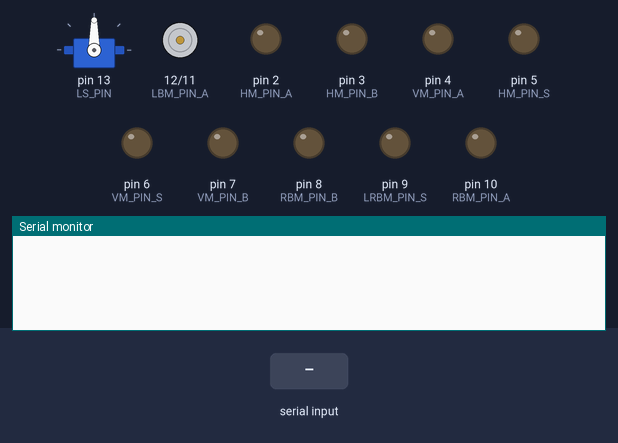
The program below on a simulated Arduino Uno, built with avr-gcc and run on an emulated ATmega328P. Shown: servo, motor-driver pin pairs drawn as motors (green arrow = first pin HIGH = forward, orange = second pin HIGH = backward, longer = more drive), output pins drawn as LEDs (lit = HIGH), the last lines printed to the serial monitor. The inputs (shaded band) are chosen by the test bench.

Above: at 1.2 s.
1.3 s: "L90\n" received over Serial
At 2.5 s:
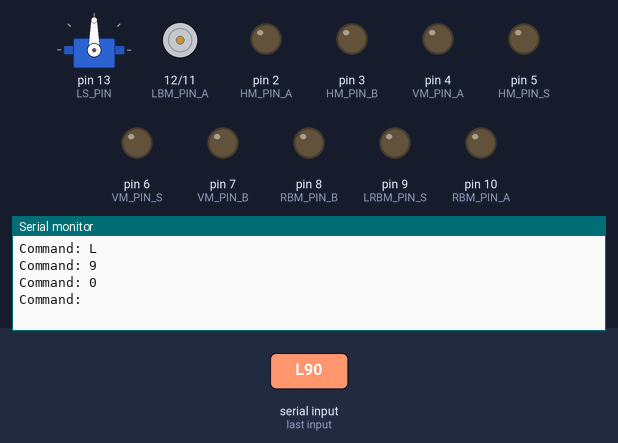
2.8 s: byte 72 ('H') received over Serial
At 3.4 s:
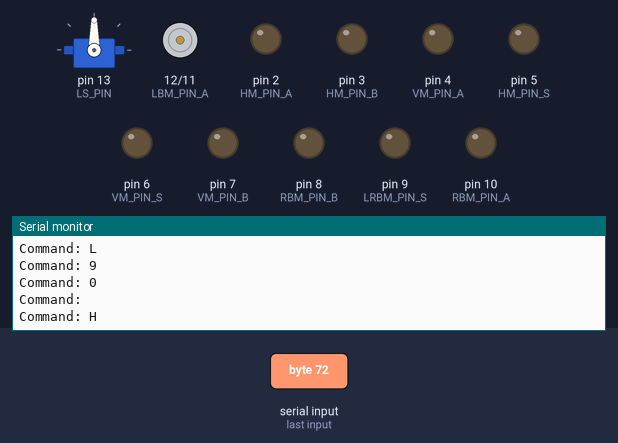
4.3 s: byte 104 ('h') received over Serial
At 5.5 s:
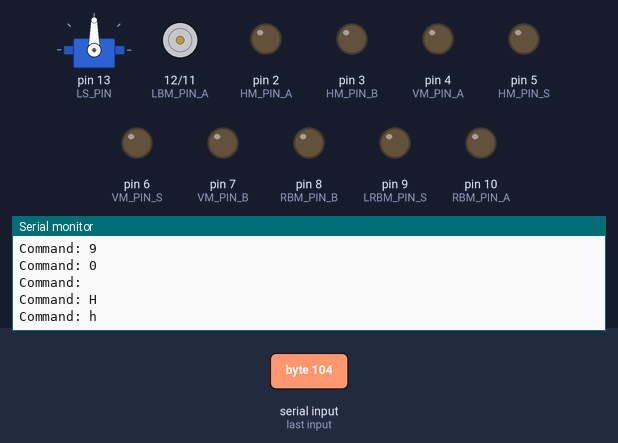
5.8 s: byte 86 ('V') received over Serial
At 6.9 s:
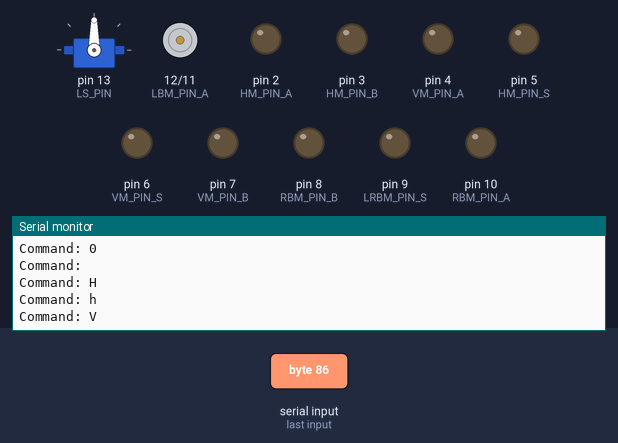
7.3 s: byte 118 ('v') received over Serial
At 8.1 s:
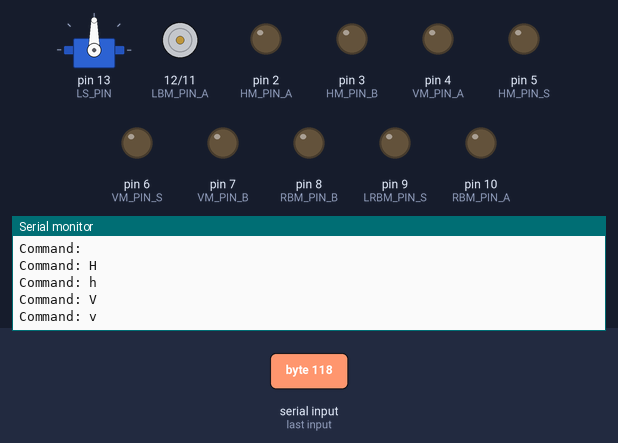
8.8 s: byte 83 ('S') received over Serial
At 9.2 s:
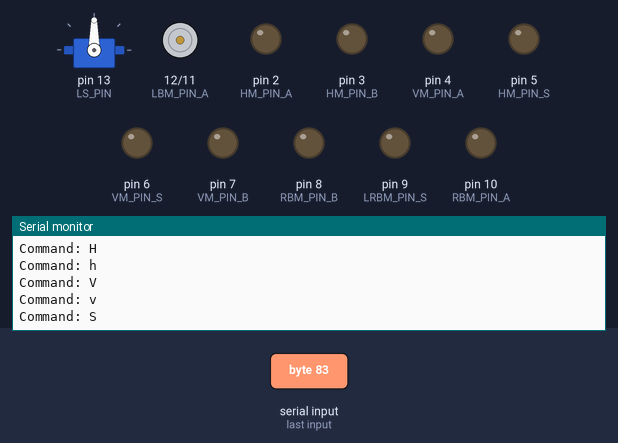

Measured:
- after the input at 1.3 s, the serial monitor: prints a new line at once (image 1)
- after the input at 2.8 s, the serial monitor: prints a new line at once (image 2)
- after the input at 4.3 s, the serial monitor: prints a new line at once (image 3)
- after the input at 5.8 s, the serial monitor: prints a new line at once (image 4)
- after the input at 7.3 s, the serial monitor: prints a new line at once (image 5)
- after the input at 8.8 s, the serial monitor: prints a new line at once (image 6)

The program:

main.cpp
```cpp
#include "main.hpp"

void setup() {
  // Initialize serial communication
  Serial.begin(BAUD_RATE);

  // Initialize motors and servo
  LBM.init();
  RBM.init();
  HM.init();
  VM.init();

  // Set initial speeds for motors
  LBM.set_speed(BM_SPEEDS[0]);
  RBM.set_speed(BM_SPEEDS[0]);
  HM.set_speed(HM_SPEED);
  VM.set_speed(VM_SPEED);

  // Set servo pin
  LS.attach(LS_PIN);
}

void loop() {
  static bool    EN   = 1;  // Enable serial control
  static uint8_t gear = 0;  // Belt motors gear (0, 1, 2)

  if (!Serial.available()) {
    // No command received, do nothing
    return;
  }

  //-----------------------
  // COMMAND PROCESSING
  //-----------------------
  char command = Serial.read();
  Serial.print("Command: ");
  Serial.println(command);

  if (command == '1') {
    // Enable serial control
    EN = 1;
  }

  if (!EN) {
    // Serial control is disabled, ignore commands
    return;
  }

  switch (command) {
    //-----------------------
    // Enable toggle
    //-----------------------
    case '0': // Disable serial control
      EN = 0;
      stop_all_motors();
      break;

    //-----------------------
    // Belt motors control
    //-----------------------
    case '2': // Stop left belt motor
      LBM.stop();
      break;
    case '3': // Stop right belt motor
      RBM.stop();
      break;
    case 'L': // Run left belt motor forward
      LBM.set_direction(1);
      LBM.run();
      break;
    case 'l': // Run left belt motor backward
      LBM.set_direction(0);
      LBM.run();
      break;
    case 'R': // Run right belt motor forward
      RBM.set_direction(1);
      RBM.run();
      break;
    case 'r': // Run right belt motor backward
      RBM.set_direction(0);
      RBM.run();
      break;
    case 'G': // Set belt motors gear
      gear = read_serial_value();
      LBM.set_speed(BM_SPEEDS[gear]);
      RBM.set_speed(BM_SPEEDS[gear]);
      break;

    //-----------------------
    // Turret motors control
    //-----------------------
    case '4': // Stop horizontal motor
      HM.stop();
      break;
    case '5': // Stop vertical motor
      VM.stop();
      break;
    case 'H': // Run horizontal motor right
      HM.set_direction(1);
      HM.run();
      break;
    case 'h': // Run horizontal motor left
      HM.set_direction(0);
      HM.run();
      break;
    case 'V': // Run vertical motor up
      VM.set_direction(1);
      VM.run();
      break;
    case 'v': // Run vertical motor down
      VM.set_direction(0);
      VM.run();
      break;

    //-----------------------
    // Cannon motors control
    //-----------------------
    case 'S': // Shoot
      break;

    default:
      break;
  }
}

void stop_all_motors() {
  LBM.stop();
  RBM.stop();
  HM.stop();
  VM.stop();
}

uint8_t read_serial_value() {
  while (!Serial.available()) {
    // Wait for a value to be available
  };
  uint8_t value = Serial.read() - '0';
  return value;
}
```

Motor.h
```cpp
#pragma once

#include <Arduino.h>

class Motor
{
private:
    uint8_t pin_s;  // Speed pin
    uint8_t pin_a;  // Direction pin A
    uint8_t pin_b;  // Direction pin B
    uint8_t speed;  // Speed value
    bool direction; // 1 forward, 0 backward
public:
    Motor(uint8_t, uint8_t, uint8_t);
    void init();
    void set_speed(uint8_t);
    void set_direction(bool);
    void run();
    void stop();
};

Motor::Motor(uint8_t pin_s, uint8_t pin_a, uint8_t pin_b) {
    this->pin_s = pin_s;
    this->pin_a = pin_a;
    this->pin_b = pin_b;
}

void Motor::init() {
    pinMode(this->pin_s, OUTPUT);
    pinMode(this->pin_a, OUTPUT);
    pinMode(this->pin_b, OUTPUT);
}

void Motor::set_speed(uint8_t speed) {
    this->speed = speed;
}

void Motor::set_direction(bool direction) {
    this->direction = direction;
}

void Motor::run() {
    digitalWrite(this->pin_a, this->direction);
    digitalWrite(this->pin_b, !this->direction);
    analogWrite(this->pin_s, this->speed);
}

void Motor::stop() {
    digitalWrite(this->pin_a, LOW);
    digitalWrite(this->pin_b, LOW);
    analogWrite(this->pin_s, 0);
}
```

pinout.h
```cpp
#pragma once

#include <Arduino.h>

constexpr uint8_t HM_PIN_A      = 2;    // Horizontal motor direction pin A
constexpr uint8_t HM_PIN_B      = 3;    // Horizontal motor direction pin B
constexpr uint8_t VM_PIN_A      = 4;    // Vertical motor direction pin A
constexpr uint8_t HM_PIN_S      = 5;    // Horizontal motor speed pin
constexpr uint8_t VM_PIN_S      = 6;    // Vertical motor speed pin
constexpr uint8_t VM_PIN_B      = 7;    // Vertical motor direction pin B
constexpr uint8_t RBM_PIN_B     = 8;    // Right belt motor direction pin B
constexpr uint8_t LRBM_PIN_S    = 9;    // Left-right belt motor speed pin
constexpr uint8_t RBM_PIN_A     = 10;   // Right belt motor direction pin A
constexpr uint8_t LBM_PIN_B     = 11;   // Left belt motor direction pin B
constexpr uint8_t LBM_PIN_A     = 12;   // Left belt motor direction pin A
constexpr uint8_t LS_PIN        = 13;   // Load servo pin
```

main.hpp
```cpp
#include "Motor.h"
#include "pinout.h"
#include "config.h"
#include <Servo.h>

Motor LBM(LRBM_PIN_S, LBM_PIN_A, LBM_PIN_B);    // Left belt motor
Motor RBM(LRBM_PIN_S, RBM_PIN_A, RBM_PIN_B);    // Right belt motor
Motor HM (HM_PIN_S, HM_PIN_A, HM_PIN_B);        // Horizontal motor
Motor VM (VM_PIN_S, VM_PIN_A, VM_PIN_B);        // Vertical motor
Servo LS;                                       // Load servo

void    stop_all_motors();
uint8_t read_serial_value();
```

config.h
```cpp
#pragma once

#include <Arduino.h>

constexpr uint16_t BAUD_RATE    = 9600;             // Serial communication baud rate
constexpr uint8_t  BM_SPEEDS[3] = {200, 230, 255};  // Belt motors speeds for gears 0, 1, 2
constexpr uint8_t  HM_SPEED     = 150;              // Horizontal motor speed
constexpr uint8_t  VM_SPEED     = 150;              // Vertical motor speed
constexpr uint8_t  LS_DEF_POS   = 90;               // Load servo default position
constexpr uint8_t  LS_SHOOT_POS = 180;              // Load servo shoot position
constexpr uint16_t LS_DELAY_MS  = 500;              // Load servo delay in milliseconds
```
